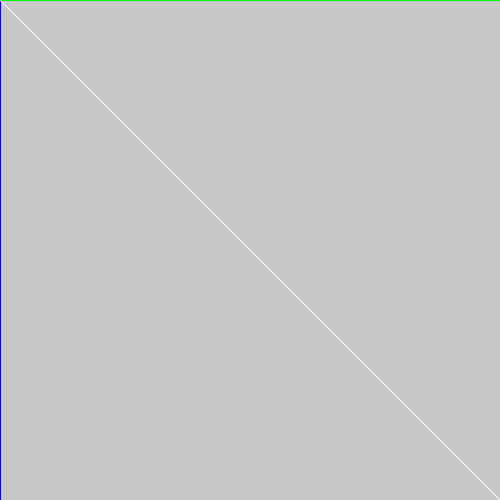
Frame 1 (no input)
Frame 60 (the mouse pressed at the canvas centre just before this capture): identical to frame 1, image omitted
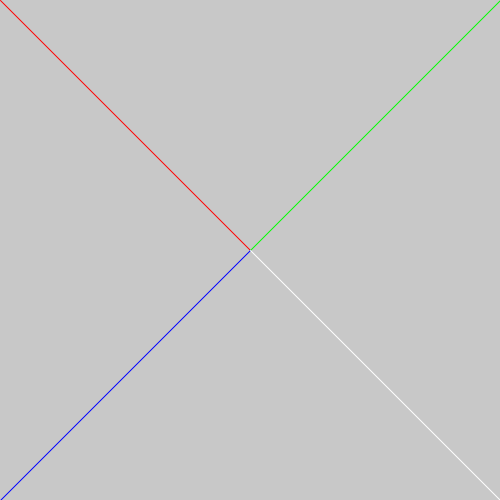
Frame 120 (the mouse held since frame 60 and released just before this capture)

The Processing sketch that drew these frames (run headless with seeded random() and noise(); from frame 60 on, the mouse is pressed at the canvas centre):

// Processing sketch: Unit01_11
// ── Unit01_11.pde
void setup() {
  size(500, 500);
}

void draw() {
  background(200);
  stroke(255, 0, 0);
  line(0, 0, mouseX, mouseY);
  stroke(0, 255, 0);
  line(500, 0, mouseX, mouseY);
  stroke(0, 0, 255);
  line(0, 500, mouseX, mouseY);
  stroke(255, 255, 255);
  line(500, 500, mouseX, mouseY);
}
